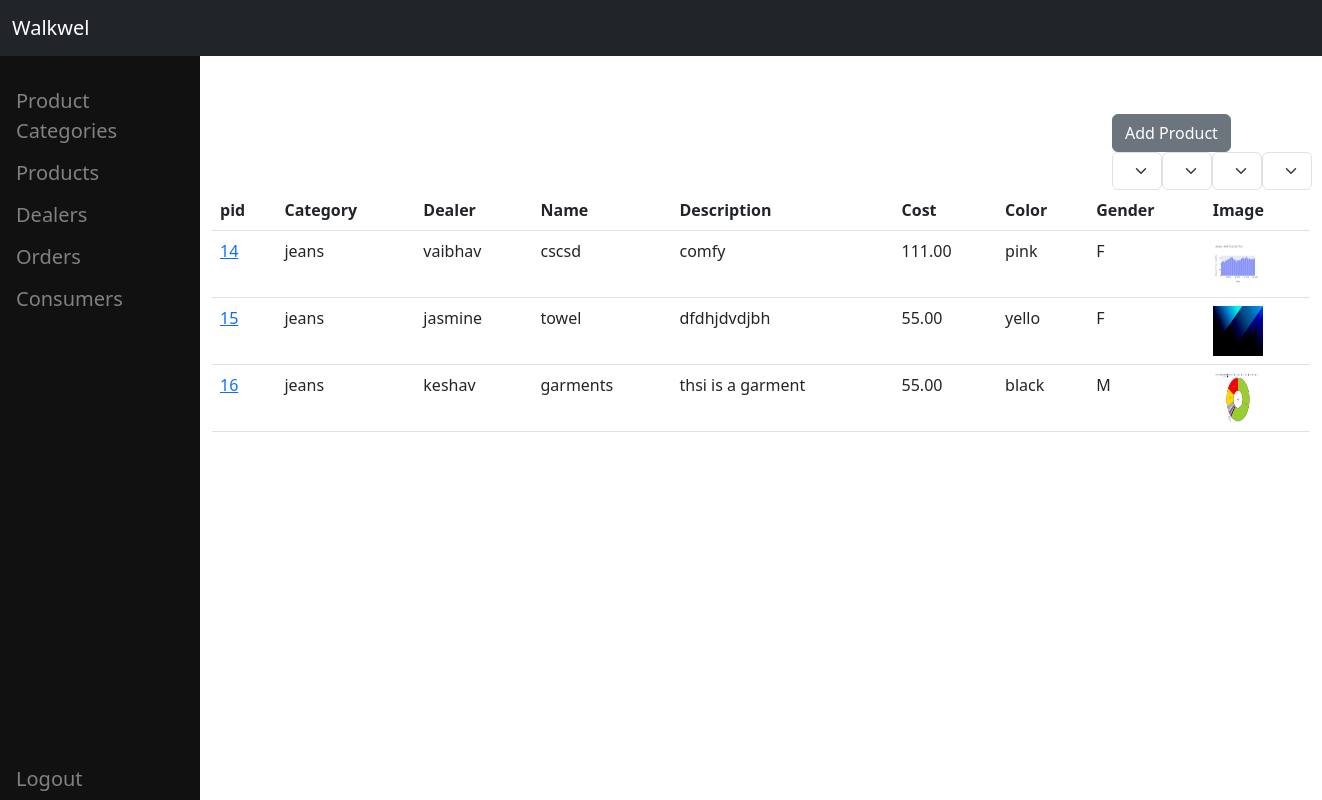
Page /ProductListView/ (signed in) on the committed database.
### website/models.py (models this page shows, shortened)
class Product(models.Model):
    pid=models.AutoField(primary_key=True)
    category = models.ForeignKey(ProductCategory,on_delete=models.CASCADE, to_field='name')
    product_image= models.ImageField(upload_to='product_image/',null=True,blank=True)
    dealer = models.ForeignKey(Dealer, on_delete=models.CASCADE,to_field='email',default='Shop4u')
    name = models.CharField(max_length=255)
    description = models.TextField()
    cost = models.DecimalField(max_digits=10, decimal_places=2)
    color = models.CharField(max_length=50)
    gender = models.CharField(max_length=1, choices=Consumer.gender_choices,null=True)

class ProductCategory(models.Model):
    name = models.CharField(max_length=255,primary_key=True)
    description = models.TextField(default='large')
    is_active = models.BooleanField(default=True)
    def __str__(self):
        return self.name

class Dealer(models.Model):
    fname=models.CharField(max_length=20)
    lname=models.CharField(max_length=20)
    email=models.EmailField(primary_key=True)
    contact=models.IntegerField()
    address=models.CharField(max_length=400)
    business_name = models.CharField(max_length=255)
    business_gstin = models.CharField(max_length=15)
    product_categories = models.ForeignKey(ProductCategory,on_delete=models.CASCADE, to_field='name')
    def __str__(self):
        return self.fname

### website/views.py (the view)
# urls.py: path('ProductListView/', views.ProductListView, name='product-list'),
def ProductListView(request):
	if request.user.is_authenticated:
		products = Product.objects.all()
		colors = Product.objects.values_list('color', flat=True).distinct()
		dealer_name=Product.objects.values_list('dealer', flat=True).distinct()
		genders=Product.objects.values_list('gender',flat=True).distinct()
		categories=Product.objects.values_list('category',flat=True).distinct()
		context = {
            'products': products,
            'colors': colors,
			'dealer_name':dealer_name,
			'genders': genders,
			'categories':categories,
        }
		return render(request, 'products1.html',  context)
	else:
		messages.success(request, "You Must Be Logged In To View That Page...")
		return redirect('home')

### website/templates/products1.html (shortened to what this page needs)
 {% extends 'base.html' %}
{% block content %}
<div class="d-flex" id='bt'>
    <button class="btn btn-secondary" onclick="window.location.href='{% url 'add_product' %}'">Add Product</button>
  </div>
<div class="d-flex" id='bt'>
    <select id="colorFilter" class="form-select" onchange="applyFilters()">
        <option value="">Color</option>
    </select>
    <select id="dealerFilter" class="form-select" onchange="applyFilters()">
        <option value="">Dealer</option>
    </select>
    <select id="genderFilter" class="form-select" onchange="applyFilters()">
        <option value="">Gender</option>
    </select>
    <select id="categoryFilter" class="form-select" onchange="applyFilters()">
        <option value="">Category</option>
    </select>
</div>
    <div id="products-content">
        <table class="table">
            <thead>
                <tr>
                    <th>pid</th>
                    <th>Category</th>
                    <th>Dealer</th>
                    <th>Name</th>
                    <th>Description</th>
                    <th>Cost</th>
                    <th>Color</th>
                    <th>Gender</th>
                    <th>Image</th>
                </tr>
            </thead>
            <tbody>
                {% for product_record in products %}
                    <tr>
                        <td><a href="{% url 'update-product' pk=product_record.pk  %}">{{product_record.pid}}</a></td>
                        <td>{{ product_record.category }}</td>
                        <td>{{ product_record.dealer }}</td>
                        <td>{{ product_record.name}}</td>
                        <td>{{ product_record.description }}</td>
                        <td>{{ product_record.cost }}</td>
                        <td>{{ product_record.color }}</td>
                        <td>{{ product_record.gender }}</td>
                        <td><a href="{% url 'view-product-image' pk=product_record.pk %}" ><img src="{{product_record.product_image.url }}" alt="Profile Pic" height="50px" width="50px" /></a></td>
                    </tr>
                {% endfor %}
            </tbody>
        </table>
    </div>
{% endblock %}

### website/templates/base.html (style rules this page uses)
body { padding-top: 90px; padding-left:200px; }

### website/templates/products1.html (style rules this page uses)
#bt { padding-left:1000px; }
#bt { padding-left: 900px; }

### rows in the picture
Product: pid "14", category "jeans", dealer "vaibhav", name "cscsd", description "comfy", cost "111.00", color "pink", gender "F", product_image (picture)
Product: pid "15", category "jeans", dealer "jasmine", name "towel", description "dfdhjdvdjbh", cost "55.00", color "yello", gender "F", product_image (picture)
Product: pid "16", category "jeans", dealer "keshav", name "garments", description "thsi is a garment", cost "55.00", color "black", gender "M", product_image (picture)
